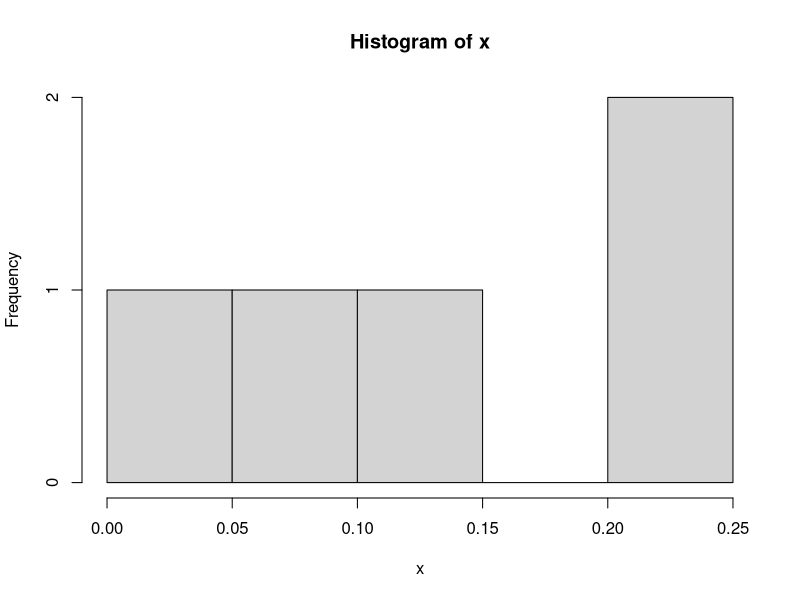

Write R code to recreate this figure.
#2 20 pasien, prob = 0.2
#2a 4 pasien sembuh

dbinom(4, 20, 0.2)

#2b histogram

x <- dbinom(x = c(0:4), 20, 0.2)
hist(x)

#2c rataan dan varian dist bino

